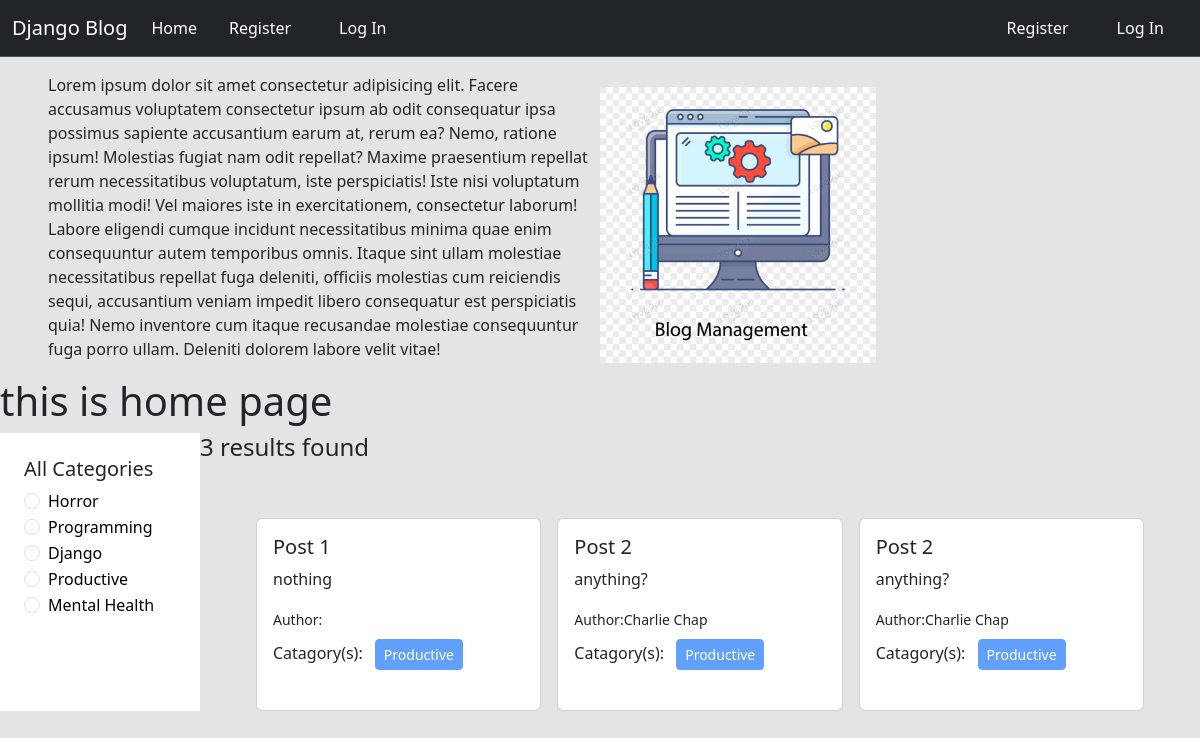
The page /category/productive/ on the database its author committed.
### catagories/models.py (models this page shows, shortened)
class Catagory(models.Model):
    name=models.CharField(max_length=100)
    slug=models.SlugField(max_length=100,unique=True,null=True,blank=True)

### post/models.py (models this page shows, shortened)
class Post(models.Model):
    tittle=models.CharField(max_length=50)
    content=models.TextField()
    catagory=models.ManyToManyField(Catagory) #ekta post multiple catagory te thkte pare ekta catagory te multiple post thkte pare
    author=models.ForeignKey(User, on_delete=models.CASCADE) #author delete hoile sob post o delete

### blog_project/views.py (the view)
# urls.py: 2. Add a URL to urlpatterns:  path('', views.home, name='home')
def  home(request,category_slug=None):
    data=Post.objects.all()
    if category_slug is not None:
        category=Catagory.objects.get(slug=category_slug)
        data=Post.objects.filter(catagory=category)
    categories=Catagory.objects.all()
    return render(request,'home.html',{'data':data, 'category':categories})

### templates/home.html
{%extends 'base.html'%} {% block content %}
{% load static %}
<div class="d-flex flex-wrap justify-content-around px-5 pt-3 align-items-center">
<div class="col-6">
  <p>Lorem ipsum dolor sit amet consectetur adipisicing elit. Facere accusamus voluptatem consectetur ipsum ab odit consequatur ipsa possimus sapiente accusantium earum at, rerum ea? Nemo, ratione ipsum! Molestias fugiat nam odit repellat? Maxime praesentium repellat rerum necessitatibus voluptatum, iste perspiciatis! Iste nisi voluptatum mollitia modi! Vel maiores iste in exercitationem, consectetur laborum! Labore eligendi cumque incidunt necessitatibus minima quae enim consequuntur autem temporibus omnis. Itaque sint ullam molestiae necessitatibus repellat fuga deleniti, officiis molestias cum reiciendis sequi, accusantium veniam impedit libero consequatur est perspiciatis quia! Nemo inventore cum itaque recusandae molestiae consequuntur fuga porro ullam. Deleniti dolorem labore velit vitae!</p>
</div>
<div class="col-6">
<img style="width:50%" src="{%static 'header.png'%}" alt="">
</div>
</div>
<h1>this is home page</h1>
<div class="d-flex flex-wrap">
  <div class="col-2 p-4 bg-white">
    <h5>All Categories</h5>
    {% for cat in category %}
    <div class="form-check">
      <input class="form-check-input" type="radio" name="category" id="{{cat.id}} ">
      <label class="form-check-label" for="{{cat.id}}">
        <a class="text-decoration-none text-black" href="{%url 'category_wise_post' cat.slug%}">{{cat.name}}</a>
      </label>
    </div>
    {% endfor %}
  </div>
  <div class="col-10">
    <h4>{{data | length}} results found</h4>
    <div class="d-flex flex-wrap  px-5 pt-5">
      {% for post in data %}
      <div class="col-sm-4">
        <div class="card mx-2">
          <div class="card-body">
            <h5 class="card-title">{{post.tittle}}</h5>
            <p class="card-text">
                {{post.content}}
            </p>
            <small>Author:{{post.author.first_name}} {{post.author.last_name}}</small> <br>
            <p>Catagory(s):
            {% for cat in post.catagory.all %}
            <button class="btn btn-primary btn-sm m-2" disabled>{{cat.name}}</button>
            {% endfor %}
            </p>
          </div>
        </div>
      </div>
      {% endfor %}
    </div>
  </div>
</div>
{% endblock %}

### rows shown on the page
Catagory: name "Horror"
Catagory: name "Programming"
Catagory: name "Django"
Catagory: name "Productive"
Catagory: name "Mental Health"
Post: tittle "Post 1", content "nothing"
Post: tittle "Post 2", content "anything?", author.first_name "Charlie", author.last_name "Chap"
Post: tittle "Post 2", content "anything?", author.first_name "Charlie", author.last_name "Chap"

### other values the page prints
{{ data | length }} "3"
